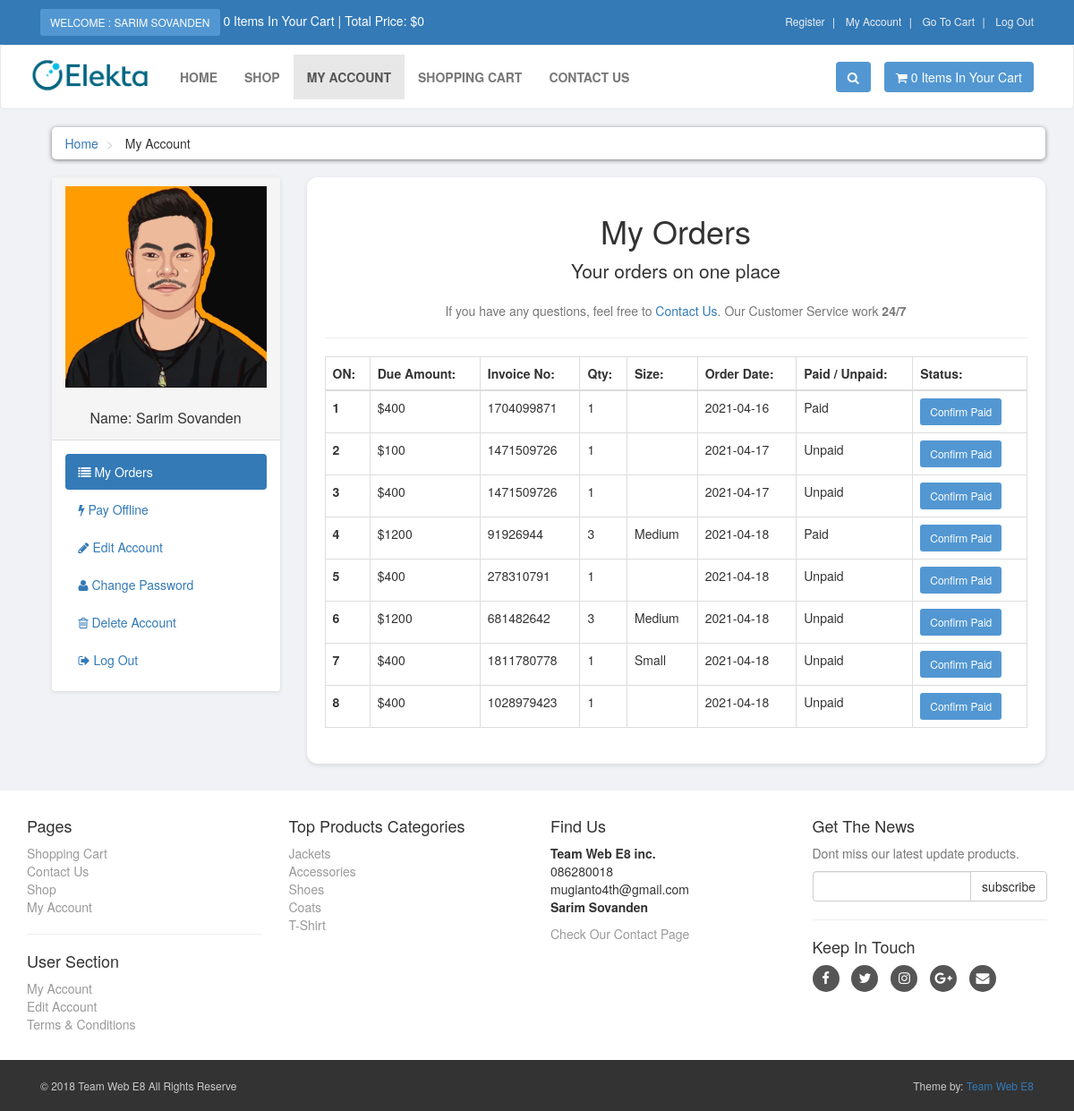
Page /customer/my_account.php?my_orders (signed in) on the committed database.
### tables this page shows
CREATE TABLE `customers` (
  `customer_id` int(10) NOT NULL,
  `customer_name` varchar(255) NOT NULL,
  `customer_email` varchar(255) NOT NULL,
  `customer_pass` varchar(255) NOT NULL,
  `customer_country` text NOT NULL,
  `customer_city` text NOT NULL,
  `customer_contact` varchar(255) NOT NULL,
  `customer_address` text NOT NULL,
  `customer_image` text NOT NULL,
  `customer_ip` text NOT NULL
);

CREATE TABLE `customer_orders` (
  `order_id` int(10) NOT NULL,
  `customer_id` int(10) NOT NULL,
  `due_amount` int(100) NOT NULL,
  `invoice_no` int(100) NOT NULL,
  `qty` int(10) NOT NULL,
  `size` text NOT NULL,
  `order_date` date NOT NULL,
  `order_status` text NOT NULL
);

CREATE TABLE `product_categories` (
  `p_cat_id` int(10) NOT NULL,
  `p_cat_title` text NOT NULL,
  `p_cat_desc` text NOT NULL
);

### customer/my_orders.php (the view)
<center>
    <h1> My Orders </h1>
    <p class="lead"> Your orders on one place</p>
    <p class="text-muted">
        If you have any questions, feel free to <a href="../contact.php">Contact Us</a>. Our Customer Service work
        <strong>24/7</strong>
    </p>
</center>
<hr>
<div class="table-responsive">
    <table class="table table-bordered table-hover">
        <thead>
            <tr>
                <th> ON: </th>
                <th> Due Amount: </th>
                <th> Invoice No: </th>
                <th> Qty: </th>
                <th> Size: </th>
                <th> Order Date:</th>
                <th> Paid / Unpaid: </th>
                <th> Status: </th>
            </tr>
        </thead>
        <tbody>
            <?php
            $customer_session = $_SESSION['customer_email'];
            $get_customer = "select * from customers where customer_email='$customer_session'";
            $run_customer = mysqli_query($con,$get_customer);
            $row_customer = mysqli_fetch_array($run_customer);
            $customer_id = $row_customer['customer_id'];
            $get_orders = "select * from customer_orders where customer_id='$customer_id'";
            $run_orders = mysqli_query($con,$get_orders);
            $i = 0;
            while($row_orders = mysqli_fetch_array($run_orders)){
                $order_id = $row_orders['order_id'];
                $due_amount = $row_orders['due_amount'];
                $invoice_no = $row_orders['invoice_no'];
                $qty = $row_orders['qty'];
                $size = $row_orders['size'];
                $order_date = substr($row_orders['order_date'],0,11);
                $order_status = $row_orders['order_status'];
                $i++;
                if($order_status=='pending'){
                    $order_status = 'Unpaid';
                }else{
                    $order_status = 'Paid';
                }
            ?>
            <tr>
                <th> <?php echo $i; ?> </th>
                <td> $<?php echo $due_amount; ?> </td>
                <td> <?php echo $invoice_no; ?> </td>
                <td> <?php echo $qty; ?> </td>
                <td> <?php echo $size; ?> </td>
                <td> <?php echo $order_date; ?> </td>
                <td> <?php echo $order_status; ?> </td>
                <td>
                    <a href="confirm.php?order_id=<?php echo $order_id; ?>" target="_blank"
                        class="btn view-detail btn-sm"> Confirm Paid </a>
                </td>
            </tr>
            <?php } ?>
        </tbody>
    </table>
</div>

### customer/my_account.php (shortened to what this page needs)
<?php
if(!isset($_SESSION['customer_email'])){
    echo "<script>window.open('../checkout.php','_self')</script>";
}else{
include("includes/db.php");
include("functions/functions.php");
?>
<!DOCTYPE html>
<html lang="en">
<head>
    <link rel="stylesheet" href="styles/bootstrap-337.min.css">
    <link rel="stylesheet" href="font-awsome/css/font-awesome.min.css">
    <link rel="stylesheet" href="styles/style.css">
</head>
<body>
    <div id="top">
        <div class="container">
            <div class="col-md-6 offer">
                <a href="#" class="btn btn-name-top btn-sm">
                    <?php
$customer_session = $_SESSION['customer_email'];
        $get_customer = "select * from customers where customer_email='$customer_session'";
        $run_customer = mysqli_query($con,$get_customer);
        $row_customer = mysqli_fetch_array($run_customer);
        $customer_name = $row_customer['customer_name'];
                   if(!isset($_SESSION['customer_email'])){
                       echo "Welcome: Guest";
                   }else{
                    echo"Welcome : $customer_name";
                   }
                   ?>
                </a>
                <a href="checkout.php"> <?php items(); ?> Items In Your Cart | Total Price: <?php total_price(); ?> </a>
            </div>
            <div class="col-md-6">
                <ul class="menu">
                    <li>
                        <a href="../customer_register.php">Register</a>
                    </li>
                    <li>
                        <a href="my_account.php">My Account</a>
                    </li>
                    <li>
                        <a href="../cart.php">Go To Cart</a>
                    </li>
                    <li>
                        <a href="../checkout.php">
                            <?php
                           if(!isset($_SESSION['customer_email'])){
                                echo "<a href='checkout.php'> Login </a>";
                               }else{
                                echo " <a href='../logout.php'> Log Out </a> ";
                               }
                         ?>
                        </a>
                    </li>
                </ul>
            </div>
        </div>
    </div>
    <div id="navbar" class="navbar navbar-default">
        <div class="container">
            <div class="navbar-header">
                <a href="../index.php" class="navbar-brand home">
                    <img class="header-logo" src="images/logo2.png" alt="M-dev-Store Logo" class="hidden-xs">
                </a>
            </div>
            <div class="navbar-collapse collapse" id="navigation">
                <div class="padding-nav">
                    <ul class="nav navbar-nav left">
                        <li>
                            <a href="../index.php">Home</a>
                        </li>
                        <li>
                            <a href="../shop.php">Shop</a>
                        </li>
                        <li class="active">
                            <a href="my_account.php">My Account</a>
                        </li>
                        <li>
                            <a href="../cart.php">Shopping Cart</a>
                        </li>
                        <li>
                            <a href="../contact.php">Contact Us</a>
                        </li>
                    </ul>
                </div>
                <a href="../cart.php" class="btn navbar-btn btn-name-cart right">
                    <i class="fa fa-shopping-cart"></i>
                    <span><?php items(); ?> Items In Your Cart</span>
                </a>
                <div class="navbar-collapse collapse right">
                    <button class="btn btn-name-cart navbar-btn" type="button" data-toggle="collapse"
                        data-target="#search">
                        <i class="fa fa-search"></i>
                    </button>
                </div>
            </div>
        </div>
    </div>
    <div id="content">
        <div class="container">
            <div class="col-md-12">
                <ul class="breadcrumb">
                    <li>
                        <a href="index.php">Home</a>
                    </li>
                    <li>
                        My Account
                    </li>
                </ul>
            </div>
            <div class="col-md-3">
                <?php
    include("includes/sidebar.php");
    ?>
            </div>
            <div class="col-md-9">
                <div class="box">
                    <?php
                   if (isset($_GET['my_orders'])){
                       include("my_orders.php");
                   }
                   ?>
                </div>
            </div>
        </div>
    </div>
    <?php
    include("includes/footer.php");
    ?>
</body>
</html>
<?php } ?>

### customer/includes/sidebar.php
<div class="panel panel-default sidebar-menu">
    <div class="panel-heading">
        <?php
        $customer_session = $_SESSION['customer_email'];
        $get_customer = "select * from customers where customer_email='$customer_session'";
        $run_customer = mysqli_query($con,$get_customer);
        $row_customer = mysqli_fetch_array($run_customer);
        $customer_image = $row_customer['customer_image'];
        $customer_name = $row_customer['customer_name'];
        if(!isset($_SESSION['customer_email'])){
            echo"<h1>Please Login to your account</h1>";
        }else{
            echo "
                <center>
                    <img src='customer_images/$customer_image' class='img-responsive' >
                </center>
                <br/>
                <h3 class='panel-title' align='center'>
                    Name: $customer_name
                </h3>
            ";
        }
        ?>
    </div>
    <div class="panel-body">
        <ul class="nav-pills nav-stacked nav">
            <li class="<?php if(isset($_GET['my_orders'])){ echo "active"; } ?>">
                <a href="my_account.php?my_orders">
                    <i class="fa fa-list"></i> My Orders
                </a>
            </li>
            <li class="<?php if(isset($_GET['pay_offline'])){ echo "active"; } ?>">
                <a href="my_account.php?pay_offline">
                    <i class="fa fa-bolt"></i> Pay Offline
                </a>
            </li>
            <li class="<?php if(isset($_GET['edit_account'])){ echo "active"; } ?>">
                <a href="my_account.php?edit_account">
                    <i class="fa fa-pencil"></i> Edit Account
                </a>
            </li>
            <li class="<?php if(isset($_GET['change_pass'])){ echo "active"; } ?>">
                <a href="my_account.php?change_pass">
                    <i class="fa fa-user"></i> Change Password
                </a>
            </li>
            <li class="<?php if(isset($_GET['delete_account'])){ echo "active"; } ?>">
                <a href="my_account.php?delete_account">
                    <i class="fa fa-trash-o"></i> Delete Account
                </a>
            </li>
            <li>
                <a href="../logout.php">
                    <i class="fa fa-sign-out"></i> Log Out
                </a>
            </li>
        </ul>
    </div>
</div>

### customer/includes/footer.php (shortened to what this page needs)
<div id="footer">
    <div class="container">
        <div class="row">
            <div class="col-sm-6 col-md-3">
                <h4>Pages</h4>
                <ul>
                    <li><a href="../cart.php">Shopping Cart</a></li>
                    <li><a href="../contact.php">Contact Us</a></li>
                    <li><a href="../shop.php">Shop</a></li>
                    <li><a href="my_account.php">My Account</a></li>
                </ul>
                <hr>
                <h4>User Section</h4>
                <ul>
                    <?php
                           if(!isset($_SESSION['customer_email'])){
                               echo"<a href='../checkout.php'>Login</a>";
                           }else{
                              echo"<a href='my_account.php?my_orders'>My Account</a>";
                           }
                           ?>
                    <li>
                        <?php
                           if(!isset($_SESSION['customer_email'])){
                               echo"<a href='../checkout.php'>Login</a>";
                           }else{
                              echo"<a href='my_account.php?edit_account'>Edit Account</a>";
                           }
                           ?>
                    </li>
                    <li><a href="../terms.php">Terms & Conditions</a></li>
                </ul>
            </div>
            <div class="com-sm-6 col-md-3">
                <h4>Top Products Categories</h4>
                <ul>
                    <?php
                        $get_p_cats = "select * from product_categories";
                        $run_p_cats = mysqli_query($con,$get_p_cats);
                        while($row_p_cats=mysqli_fetch_array($run_p_cats)){
                            $p_cat_id = $row_p_cats['p_cat_id'];
                            $p_cat_title = $row_p_cats['p_cat_title'];
                            echo "
                                <li>
                                    <a href='../shop.php?p_cat=$p_cat_id'>
                                        $p_cat_title
                                    </a>
                                </li>
                            ";
                        }
                    ?>
                </ul>
            </div>
            <div class="col-sm-6 col-md-3">
                <h4>Find Us</h4>
                <p>
                    <strong>Team Web E8 inc.</strong>
                    <br />086280018
                    <br />mugianto4th@gmail.com
                    <br /><strong>Sarim Sovanden</strong>
                </p>
                <a href="../contact.php">Check Our Contact Page</a>
            </div>
            <div class="col-sm-6 col-md-3">
                <h4>Get The News</h4>
                <p class="text-muted">
                    Dont miss our latest update products.
                </p>
                <form action="https://feedburner.google.com/fb/a/mailverify" method="post" target="popupwindow"
                    onsubmit="window.open('https://feedburner.google.com/fb/a/mailverify?uri=M-devMedia', 'popupwindow', 'scrollbars=yes,width=550,height=520');return true"
                    method="post">
                    <div class="input-group">
                        <input type="text" class="form-control" name="email">
                        <span class="input-group-btn">
                            <input type="submit" value="subscribe" class="btn btn-default">
                        </span>
                    </div>
                </form>
                <hr>
                <h4>Keep In Touch</h4>
                <p class="social">
                    <a href="../#" class="fa fa-facebook"></a>
                    <a href="../#" class="fa fa-twitter"></a>
                    <a href="../#" class="fa fa-instagram"></a>
                    <a href="../#" class="fa fa-google-plus"></a>
                    <a href="../#" class="fa fa-envelope"></a>
                </p>
            </div>
        </div>
    </div>
</div>
<div id="copyright">
    <div class="container">
        <div class="col-md-6">
            <p class="pull-left">&copy; 2018 Team Web E8 All Rights Reserve</p>
        </div>
        <div class="col-md-6">
            <p class="pull-right">Theme by: <a href="#">Team Web E8</a></p>
        </div>
    </div>
</div>

### rows in the picture
customers: customer_name "SARIM SOVANDEN", customer_image (picture), customer_name "Sarim Sovanden"
customer_orders: due_amount "400", invoice_no "1704099871", qty "1", order_date "2021-04-16", order_status "Paid"
customer_orders: due_amount "100", invoice_no "1471509726", qty "1", order_date "2021-04-17", order_status "Unpaid"
customer_orders: due_amount "400", invoice_no "1471509726", qty "1", order_date "2021-04-17", order_status "Unpaid"
customer_orders: due_amount "1200", invoice_no "91926944", qty "3", size "Medium", order_date "2021-04-18", order_status "Paid"
customer_orders: due_amount "400", invoice_no "278310791", qty "1", order_date "2021-04-18", order_status "Unpaid"
customer_orders: due_amount "1200", invoice_no "681482642", qty "3", size "Medium", order_date "2021-04-18", order_status "Unpaid"
customer_orders: due_amount "400", invoice_no "1811780778", qty "1", size "Small", order_date "2021-04-18", order_status "Unpaid"
customer_orders: due_amount "400", invoice_no "1028979423", qty "1", order_date "2021-04-18", order_status "Unpaid"
product_categories: p_cat_title "Jackets"
product_categories: p_cat_title "Accessories"
product_categories: p_cat_title "Shoes"
product_categories: p_cat_title "Coats"
product_categories: p_cat_title "T-Shirt"

### other values in the picture
$count_items "0 0"
$total "0"
